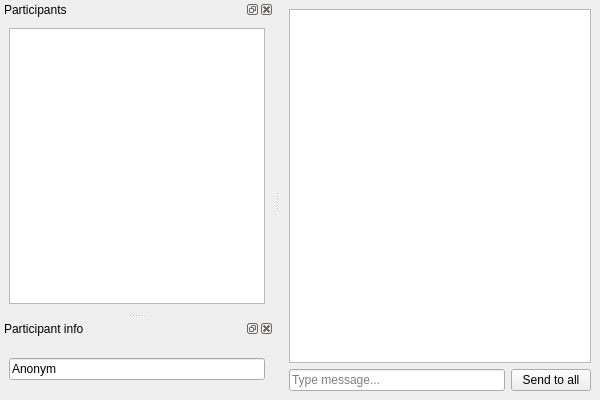
<?xml version="1.0" encoding="UTF-8"?>
<ui version="4.0">
 <class>MainView</class>
 <widget class="QMainWindow" name="MainView">
  <property name="geometry">
   <rect>
    <x>0</x>
    <y>0</y>
    <width>600</width>
    <height>400</height>
   </rect>
  </property>
  <property name="windowTitle">
   <string>Simple chat</string>
  </property>
  <widget class="QWidget" name="centralWidget">
   <layout class="QVBoxLayout" name="verticalLayout">
    <item>
     <widget class="QTextBrowser" name="log">
      <property name="documentTitle">
       <string/>
      </property>
     </widget>
    </item>
    <item>
     <layout class="QHBoxLayout" name="msgLayout">
      <item>
       <widget class="QLineEdit" name="msgLineEdit">
        <property name="enabled">
         <bool>true</bool>
        </property>
        <property name="placeholderText">
         <string>Type message...</string>
        </property>
       </widget>
      </item>
      <item>
       <widget class="QPushButton" name="sendMsgButton">
        <property name="text">
         <string>Send to all</string>
        </property>
       </widget>
      </item>
     </layout>
    </item>
   </layout>
  </widget>
  <widget class="QDockWidget" name="dockParticipantsWidget">
   <property name="windowTitle">
    <string>Participants</string>
   </property>
   <attribute name="dockWidgetArea">
    <number>1</number>
   </attribute>
   <widget class="QWidget" name="participantsWidget">
    <layout class="QVBoxLayout" name="participantsLayout">
     <item>
      <widget class="QListView" name="participantsView"/>
     </item>
    </layout>
   </widget>
  </widget>
  <widget class="QDockWidget" name="dockParticipantInfo">
   <property name="windowTitle">
    <string>Participant info</string>
   </property>
   <attribute name="dockWidgetArea">
    <number>1</number>
   </attribute>
   <widget class="QWidget" name="dockWidgetContents">
    <layout class="QVBoxLayout" name="participantInfoLayout">
     <item>
      <widget class="QLineEdit" name="participantNameLineEdit">
       <property name="text">
        <string>Anonym</string>
       </property>
       <property name="placeholderText">
        <string>Type your nickname...</string>
       </property>
      </widget>
     </item>
    </layout>
   </widget>
  </widget>
 </widget>
 <resources/>
 <connections/>
</ui>
